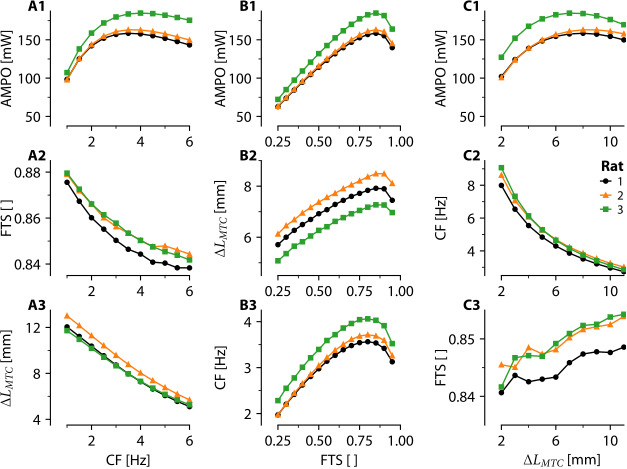

Here is the Python script that generated this plot:
#| label: fig-r-interrelationships
#| fig-cap: Predicted interrelationships between cycle frequency (CF), FTS, MTC length
#|   excursion (MLE) and the maximally attainable AMPO. These plots collectively illustrate how cycle
#|   frequency, FTS, and MTC length excursion interact to maximise AMPO under different conditions. This
#|   figure presents a 3x3 grid of plots created by imposing one SSC parameter at a time while optimising the two
#|   other SSC parameters to maximise AMPO. In the first column, cycle frequency was imposed, and AMPO
#|   (A1) was maximised by identifying the optimal FTS (A2) and MTC length excursion (A3) at each cycle
#|   frequency. In the second column, FTS was imposed, and AMPO (A1) was maximised by identifying the
#|   optimal MTC length excursion (B2) and cycle frequency (B3) at FTS. In the third column, MTC length
#|   excursion was imposed, and AMPO (C1) was maximised by identifying the optimal cycle frequency (C2) and
#|   FTS (C3) at each MTC length excursion. For all columns, muscle stimulation onset time and duration were
#|   optimised to maximise AMPO.

#%% Load packages & set directories
import os, sys, pickle
import pandas as pd
import numpy as np
from scipy import integrate
import matplotlib.pyplot as plt
from pathlib import Path

# Set directories
cwd = Path.cwd()
baseDir = cwd.parent
dataDir = baseDir / 'data'
funcDir = baseDir / 'analysis' / 'functions'
sys.path.append(str(funcDir))

import cust_fig

plt.close('all')

#%%
customlay = cust_fig.style(plt, fontname='Minion Pro',fontsize=11,grid='false')

fig = plt.figure(figsize=(15.92/2.54+1/600, 11.9/2.54), constrained_layout=True) # 3:2 ratio  
gs = fig.add_gridspec(3,3)
# fig.set_constrained_layout_pads(w_pad=0, h_pad=0, hspace=0, wspace=0)
fig.set_constrained_layout_pads(w_pad=0, h_pad=0, hspace=0, wspace=0.1)
axs = np.array([[fig.add_subplot(gs[i, j]) for j in range(gs.ncols)] for i in range(gs.nrows)])

#%%
nInterpol = 100
colorSet = plt.rcParams['axes.prop_cycle'].by_key()['color']
colorSet[0] = '#000000'
plt.rcParams['axes.prop_cycle'] = plt.cycler('color', colorSet)

symbols = ['o','^', 's']
markersize = 3
for iMus,mus in enumerate(['GMe1', 'GMe2',  'GMe3']):
    dataDirSim = os.path.join(dataDir,mus,'simsCV','')
    parFile = os.path.join(dataDir,mus,mus+'_IM.pkl')
    muspar = pickle.load(open(parFile, 'rb'))[0]
    
    sf = muspar['fmax']*muspar['lce_opt']*1e3
    sf = 1
    
    #%% Imposed CF
    cf_set = np.arange(1.0,6.1,0.5)
    AMPO, cf_imposed, fts_opt, mle_opt = [], [], [], []
    for cf in cf_set:
        try:
            fileName = mus+f'_cf{cf:0.1f}Hz_ftsOpt_mleOpt'
            
            df = pd.read_csv(dataDirSim+fileName+'.csv')
            data = df.to_numpy()
            time,lmtc,_,fsee = data.T[0:4]
            Wmech = -integrate.trapezoid(fsee,lmtc) # [J]
            AMPO.append(Wmech*cf) # [W]
            
            cf_imposed.append(cf)
            fts_opt.append(np.argmin(lmtc)/(len(lmtc)-1)) # [ ]
            mle_opt.append((np.max(lmtc)-np.min(lmtc))) # [m]
        except:
            None
            
    AMPO = np.array(AMPO)/sf
    cf_imposed = np.array(cf_imposed)
    fts_opt = np.array(fts_opt)
    mle_opt = np.array(mle_opt)  
      
    axs[0,0].plot(cf_imposed,AMPO*1e3,color=colorSet[iMus],marker=symbols[iMus],ms=markersize,clip_on=False)
    axs[1,0].plot(cf_imposed,fts_opt,color=colorSet[iMus],marker=symbols[iMus],ms=markersize,clip_on=False)
    axs[2,0].plot(cf_imposed,mle_opt*1e3,color=colorSet[iMus],marker=symbols[iMus],ms=markersize,clip_on=False)
    
    #%% Imposed FTS
    fts_set = [0.25, 0.30, 0.35, 0.40, 0.45, 0.50, 0.55, 0.60, 0.65, 0.70, 0.75, 0.80, 0.85, 0.90, 0.95]
    AMPO, fts_imposed, cf_opt, mle_opt = [], [], [], []
    for fts in fts_set:
        try:
            fileName = mus+f'_cfOpt_fts{fts:{"0.2f"}}_mleOpt'
        
            df = pd.read_csv(dataDirSim+fileName+'.csv')
            data = df.to_numpy()
            time,lmtc,stim,fsee = data.T[0:4]
            Wmech = -integrate.trapezoid(fsee,lmtc) # [J]
            AMPO.append(Wmech/time[-1]) # [W]
            
            fts_imposed.append(fts)
            cf_opt.append(1/time[-1])
            mle_opt.append((np.max(lmtc)-np.min(lmtc))) # [m]
        except:
            None
    
    AMPO = np.array(AMPO)/sf
    fts_imposed = np.array(fts_imposed)
    cf_opt = np.array(cf_opt)
    mle_opt = np.array(mle_opt)
    
    axs[0,1].plot(fts_imposed,AMPO*1e3,color=colorSet[iMus],marker=symbols[iMus],ms=markersize,clip_on=False)
    axs[1,1].plot(fts_imposed,mle_opt*1e3,color=colorSet[iMus],marker=symbols[iMus],ms=markersize,clip_on=False)
    axs[2,1].plot(fts_imposed,cf_opt,color=colorSet[iMus],marker=symbols[iMus],ms=markersize,clip_on=False)
    
    #%% Imposed MLE
    mle_set = np.arange(2,11,1)*1e-3
    AMPO, mle_imposed, cf_opt, fts_opt = [], [], [], []
    for mle in mle_set:
        try:
            fileName = mus+f'_cfOpt_ftsOpt_mle{mle*1e3:{"0.1f"}}mm'
            df = pd.read_csv(dataDirSim+fileName+'.csv')
            data = df.to_numpy()
            time,lmtc,stim,fsee = data.T[0:4]
            Wmech = -integrate.trapezoid(fsee,lmtc) # [J]
            AMPO.append(Wmech/time[-1]) # [W]
            
            mle_imposed.append(mle)
            cf_opt.append(1/time[-1])
            fts_opt.append(np.argmin(lmtc)/(len(lmtc)-1)) # [ ]
        except:
            continue
    
    AMPO = np.array(AMPO)/sf
    mle_imposed = np.array(mle_imposed)
    cf_opt = np.array(cf_opt)
    fts_opt = np.array(fts_opt)
        
    axs[0,2].plot(mle_imposed*1e3,AMPO*1e3,color=colorSet[iMus],marker=symbols[iMus],ms=markersize,clip_on=False)
    axs[1,2].plot(mle_imposed*1e3,cf_opt,color=colorSet[iMus],marker=symbols[iMus],ms=markersize,clip_on=False)
    axs[2,2].plot(mle_imposed*1e3,fts_opt,color=colorSet[iMus],marker=symbols[iMus],ms=markersize,clip_on=False)
    
#%%
legend = axs[1,2].legend(['1', '2', '3'],
                       title='Rat',
                       title_fontproperties={'weight': 'bold'},
                       loc='upper right',
                       bbox_to_anchor=(1.05, 1.06),
                       alignment='right',
                       handlelength=0.8,
                       handletextpad=0.5,
                       labelspacing=0.2)

# Effect of CF
for ax in axs[:,0]:
    ax.set_xlim(1,6)
    ax.set_xticks([2,4,6])
    ax.set_xticks([1,3,5], minor=True)

# Effect of FTS
for ax in axs[:,1]:
    ax.set_xlim(0.25,1)
    ax.set_xticks([0.25,0.50,0.75,1.00])
    ax.set_xticks([0.375,0.625,0.875], minor=True)

# Effect of MLE
for ax in axs[:,2]:
    ax.set_xlim(2,11)
    ax.set_xticks([2,6,10])
    ax.set_xticks([4,8], minor=True)

# Effect on AMPO
for ax in axs[0,:]:
    ax.set_ylim(37.5,187.5)
    ax.set_yticks([50,100,150])
    ax.set_yticks([75,125,175], minor=True)

# Effect on FTS
for ax in [axs[1,0], axs[2,2]]:
    ax.set_ylim(0.835,0.885)
    ax.set_yticks([0.84,0.86,0.88])
    ax.set_yticks([0.85,0.87], minor=True)
ax = axs[1,0]
ax.set_ylim(0.835,0.885)
ax.set_yticks([0.84,0.86,0.88])
ax.set_yticks([0.85,0.87], minor=True)
ax = axs[2,2]
ax.set_ylim(0.835,0.855)
ax.set_yticks([0.84,0.85])
ax.set_yticks([0.845], minor=True)

# Effect on MLE
for ax in [axs[1,1], axs[2,0]]:
    ax.set_ylim(4.5,11.5)
    ax.set_yticks([6,8,10])
    ax.set_yticks([5,7,9], minor=True)
ax = axs[1,1]
ax.set_ylim(4.5,9)
ax.set_yticks([6,8])
ax.set_yticks([5,7,9], minor=True)
ax = axs[2,0]
ax.set_ylim(3.5,13.5)
ax.set_yticks([4,8,12])
ax.set_yticks([6,10], minor=True)

# Effect on CF
for ax in [axs[1,2], axs[2,1]]:
    ax.set_ylim(1,9)
    ax.set_yticks([2,4,6,8])
    ax.set_yticks([1,3,5,7,9], minor=True)
ax = axs[1,2]
ax.set_ylim(2.5,9.5)
ax.set_yticks([4,6,8])
ax.set_yticks([3,5,7,9], minor=True)
ax = axs[2,1]
ax.set_ylim(1.75,4.25)
ax.set_yticks([2,3,4])
ax.set_yticks([2.5,3.5], minor=True)

#%% Labels etc.
axs[2,0].set_xlabel('CF [Hz]')
axs[2,1].set_xlabel('FTS [ ]')
axs[2,2].set_xlabel('$\Delta L_{MTC}$ [mm]')
axs[0,0].set_ylabel('AMPO [mW]')
axs[0,1].set_ylabel('AMPO [mW]')
axs[0,2].set_ylabel('AMPO [mW]')
axs[1,0].set_ylabel('FTS [ ]')
axs[2,0].set_ylabel('$\Delta L_{MTC}$ [mm]')
axs[1,1].set_ylabel('$\Delta L_{MTC}$ [mm]')
axs[2,1].set_ylabel('CF [Hz]')
axs[1,2].set_ylabel('CF [Hz]')
axs[2,2].set_ylabel('FTS [ ]')

for ax in axs.flatten():
    ax.spines['left'].set_position(('outward', 12)) 
    ax.yaxis.labelpad = 0

fig.align_labels()

#%%
labels = ['A1','B1','C1', 'A2','B2','C2', 'A3','B3','C3']
cust_fig.add_labels(fig, axs.flatten(), labels, -15/72)
    
# %% Show and save
plt.show()
# # fig.savefig("r_interrelationships.png", bbox_inches="tight", pad_inches=0, dpi=600)
fig.savefig("r_interrelationships.pdf", bbox_inches="tight", pad_inches=0)
# # fig.savefig("r_interrelationships.svg", bbox_inches="tight", pad_inches=0)

# %% Checks
if len(sys.argv) > 1:
    check_size = sys.argv[1]
else:
    check_size = True  

if check_size == True or check_size == 'True':
    cust_fig.report_axes_size(fig,axs)
    # cust_fig.report_fig_size("r_interrelationships.png") 
    cust_fig.report_fig_size("r_interrelationships.pdf") 
    # cust_fig.report_fig_size("r_interrelationships.svg") 
